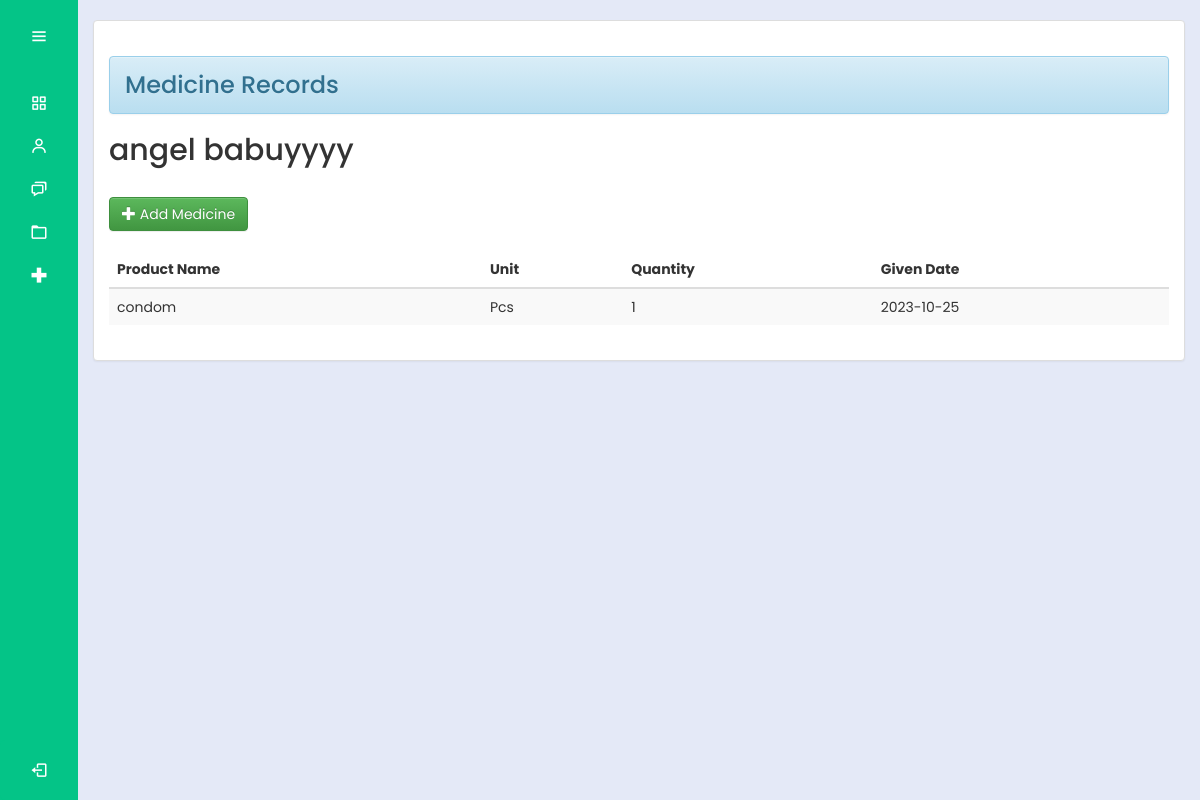
Screenshot of /bhw/resident_med.php?residentId=275 (signed in) with the database file from the repository.
### tables this page shows
CREATE TABLE `residentrecords` (
  `residentId` int(30) NOT NULL,
  `productId` int(30) NOT NULL,
  `lastName` varchar(200) NOT NULL,
  `firstName` varchar(200) NOT NULL,
  `middleName` varchar(200) NOT NULL,
  `dateBirth` date NOT NULL,
  `age` int(10) NOT NULL,
  `sex` varchar(10) NOT NULL,
  `civilStatus` varchar(20) NOT NULL,
  `occupation` varchar(100) NOT NULL,
  `houseNumber` varchar(100) NOT NULL,
  `address` varchar(100) NOT NULL,
  `contactNumber` varchar(11) NOT NULL
);

CREATE TABLE `request_medicine` (
  `req_med_Id` int(11) NOT NULL,
  `residentId` varchar(100) NOT NULL,
  `lastName` varchar(200) NOT NULL,
  `firstName` varchar(200) NOT NULL,
  `middleName` varchar(200) NOT NULL,
  `address` varchar(100) NOT NULL,
  `productId` varchar(100) NOT NULL,
  `productName` varchar(200) NOT NULL,
  `unit` varchar(100) NOT NULL,
  `quantity_req` int(100) NOT NULL,
  `givenDate` date NOT NULL
);

### bhw/resident_med.php (the view, shortened to what this page needs)
<?php
@include "../connection/connect.php";
if(isset($_SESSION['user_data'])){
?>
<!DOCTYPE html>
<html lang="en">
<head>
  <link rel="stylesheet" href="../cssmainmenu/style.css">
  <link href='https://unpkg.com/boxicons@2.1.4/css/boxicons.min.css' rel='stylesheet'>
  <link rel = "stylesheet" type = "text/css" href = "../css/bootstrap.css " />
  <link rel = "stylesheet" type = "text/css" href = "../css/style.css" />
  <link rel="stylesheet" href="https://maxcdn.bootstrapcdn.com/bootstrap/3.3.5/css/bootstrap.min.css">
  <link rel="stylesheet" href="https://maxcdn.bootstrapcdn.com/bootstrap/3.3.5/css/bootstrap-theme.min.css">
<link rel="stylesheet" href="https://maxcdn.bootstrapcdn.com/bootstrap/3.3.5/css/bootstrap-theme.min.css">
</head>
<body>
<?php try {
    include_once('side_menu.php');
} catch (Exception $e) {
    echo "Error: " . $e->getMessage();
}
 ?>
  <section class="home-section">
   <br>
				<div class="container-fluid">
		<div class="panel panel-default">
			<div class="panel-body">
				<h3><div class="alert alert-info">Medicine Records</div></h3>
        <div>
                  <?php
                if (isset($_GET['residentId'])) {
                      $desiredResidentId = $_GET['residentId'];
                      $query = $mysqli->query("SELECT * FROM residentrecords WHERE residentId = '$desiredResidentId'");
                      while ($fetch = $query->fetch_assoc()) {
                        echo '<h2>' .  $fetch['lastName'] . ' ' . $fetch['firstName'] . ' ' . $fetch['middleName']. '</h2>';
                    }
                  } else {
                    echo '<tr><td colspan="3">Resident ID not provided in the URL.</td></tr>';
                }
                ?>
              </div>
              <br />
                <?php
                    if (isset($_GET['residentId'])) {
                        $residentId = $_GET['residentId'];
                        echo '<a class="btn btn-success" href="add_med_res.php?residentId=' . $residentId . '"><i class="glyphicon glyphicon-plus"></i> Add Medicine</a>';
                    } else {
                        echo '<p>Resident ID not provided.</p>';
                    }
                  ?>
                  <br /><br />
                  <table id="table" class="table table-striped table-hover">
                    <thead>
                      <tr>
                        <th>Product Name</th>
                        <th>Unit</th>
                        <th>Quantity</th>
                        <th>Given Date</th>
                      </tr>
                    </thead>
                <tbody>
              <?php
              if (isset($_GET['residentId'])) {
                  $desiredResidentId = $_GET['residentId'];
                  $query = $mysqli->query("SELECT * FROM request_medicine WHERE residentId = '$desiredResidentId' ORDER BY givenDate DESC");
                  if ($query->num_rows > 0) {
                      while ($fetch = $query->fetch_assoc()) {
                          echo '<tr>';
                          echo '<td>' . $fetch['productName'] . '</td>';
                          echo '<td>' . $fetch['unit'] . '</td>';
                          echo '<td>' . $fetch['quantity_req'] . '</td>';
                          echo '<td>' . $fetch['givenDate'] . '</td>';
                          echo '</tr>';
                      }
                  } else {
                      echo '<tr><td colspan="3">No records found! </td></tr>';
                  }
              } else {
                  echo '<tr><td colspan="3">Resident ID not provided in the URL.</td></tr>';
              }
              ?>
              </tbody>
          </table>
        </div>
      </div>
    </div>
  </section>
</body>
</html>
<?php
}
else{
	header("Location:.././index.php?error=UnAuthorized Access");
}

### cssmainmenu/style.css (style rules this page uses)
:root { --color-default: #04c487; --color-second:#04c487; --color-white:#fff; --color-body:#e4e9f7; --color-light:#e0e0e0; }
* { padding: 0%; margin: 0%; box-sizing: border-box; font-family: 'Poppins', sans-serif; }
body { min-height: 100vh; }
.home-section { position: relative; background-color: var(--color-body); min-height: 100vh; top:0; left:78px; width: calc(100% - 78px); transition: all .5s ease; z-index: 2; }

### css/style.css (style rules this page uses)
body { font-family: Arial, sans-serif; }

### rows the page displays
residentrecords: lastName "angel", firstName "babuyyyy"
request_medicine: productName "condom", unit "Pcs", quantity_req "1", givenDate "2023-10-25"
